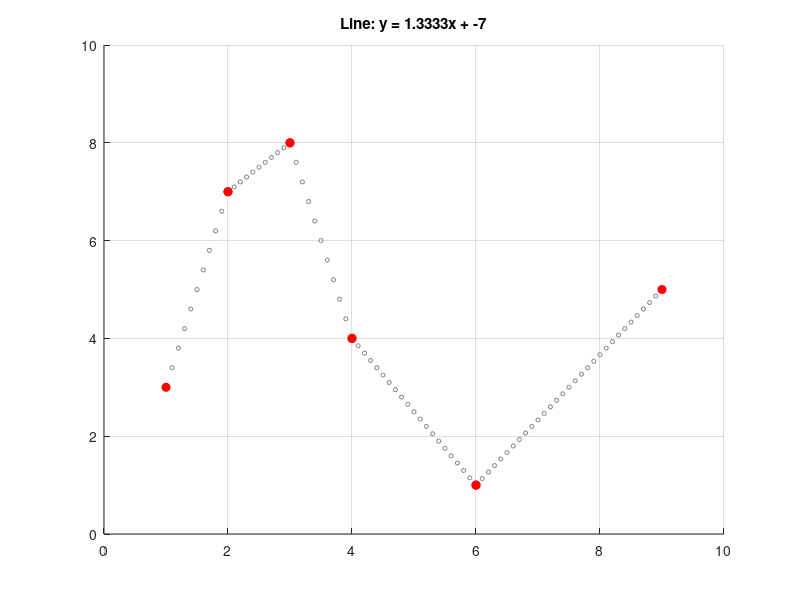

Here is the MATLAB script that generated this plot:
clearvars;
clf;

hold on;

xp = [1 2 3 4 6 9];
yp = [3 7 8 4 1 5];

for f = 1:length(xp)-1
  p1 = [xp(f), yp(f)];
  p2 = [xp(f+1), yp(f+1)];
  m = (p2(2) - p1(2)) / (p2(1) - p1(1));
  c = p1(2) - m * p1(1);

  x = p1(1):0.1:p2(1);
  y=  m*x + c;

  plot(x, y, 'o', 'Color', [0.5 0.5 0.5],'MarkerSize', 3);
  plot([p1(1) p2(1)], [p1(2) p2(2)], 'ro', 'MarkerSize', 6, 'MarkerFaceColor','r');
end

grid on;
axis([0 10 0 10]);
title(['Line: y = ' num2str(m) 'x + ' num2str(c)]);
hold off;
